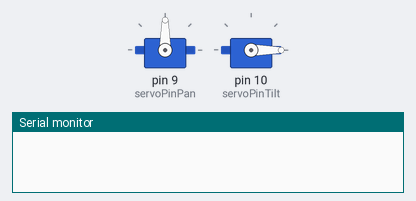
This sketch was run on a simulated Arduino Uno, built with avr-gcc and run on an emulated ATmega328P. Shown: 2 × servo, the last lines printed to the serial monitor.

Above: at 0.1 s.
At 9.76 s:
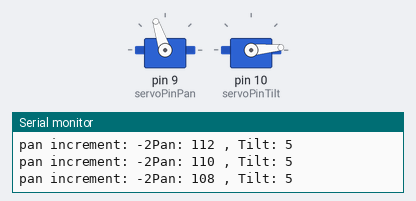
At 19.4 s:
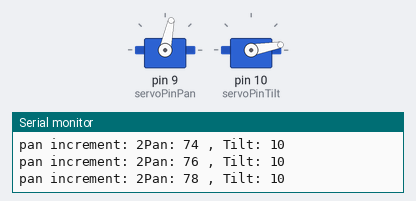
At 39.89 s:
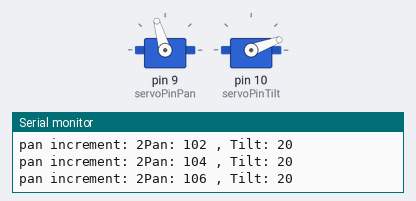
Timing chart, 0 to 40.0 s (numbered marks = the images above):
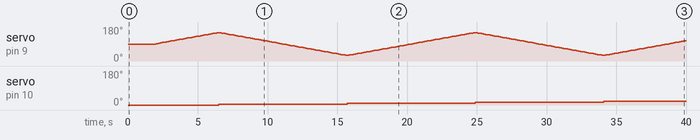

The sketch:

pan-tilt-servos.ino
```cpp
#include <Servo.h>

const int servoPinPan = 9;       // first servo
const int servoPinTilt = 10;     // second servo

Servo panServo;  // create servo object to control a servo
Servo tiltServo;  // create servo object to control a servo

const int maxPan = 150;
const int minPan = 30;
const int maxTilt = 150;
const int initialTiltCorrection = 30;
int panIncrement = 2;
int tiltIncrement = 5;

int pan = 90;
int tilt = 0;
bool stop = false;

void setup() {
  // Servo
  panServo.attach(servoPinPan);  // attaches the servo
  tiltServo.attach(servoPinTilt);  // attaches the servo

  // Inizialize Serial
  Serial.begin(9600);

  tiltServo.write(tilt);
  panServo.write(pan);
  delay(2000);
}


void loop(){
    if (stop == true) {
      delay(1000);
    }
    else {
      pan += panIncrement;
      if (pan > maxPan) {
        pan = maxPan;
        panIncrement = 0-panIncrement;
        tilt += tiltIncrement;
      }
      if (pan < minPan) {
        pan = minPan;
        panIncrement = 0-panIncrement;
        tilt += tiltIncrement;
      }
      if (tilt >= (maxTilt-initialTiltCorrection) && pan == maxPan) {
        stop = true;
      }

      tiltServo.write(tilt);
      panServo.write(pan);
      Serial.print("pan increment: ");
      Serial.print(panIncrement);
      Serial.print("Pan: ");
      Serial.print(pan);
      Serial.print(" , Tilt: ");
      Serial.println(tilt);
      delay(150);
    }
}
```

Measured:
- by itself, servo on pin 10 (servoPinTilt): 0° → 5° at 6.5 s, → 10° 9.2 s later, → 15° 9.2 s later, → 20° 9.2 s later
